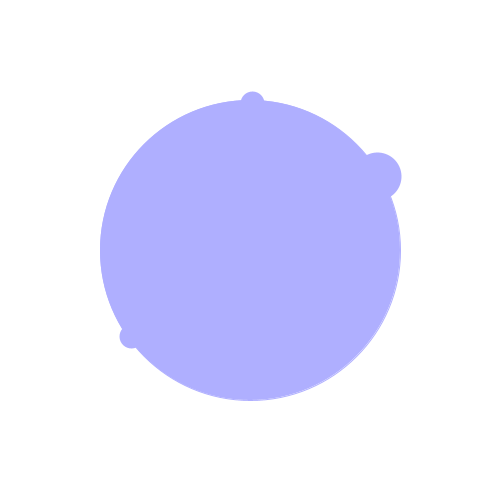
Frame 1 (no input)
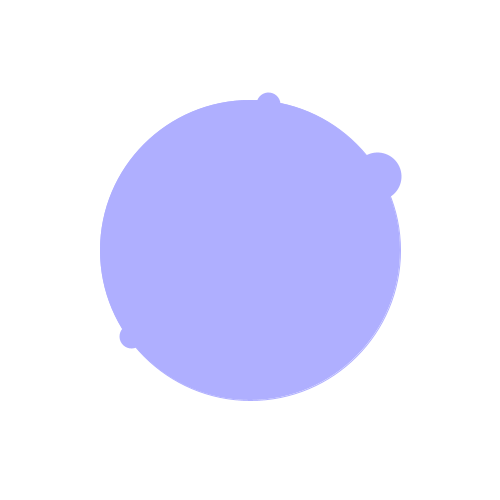
Frame 60 (the mouse pressed at the canvas centre just before this capture)
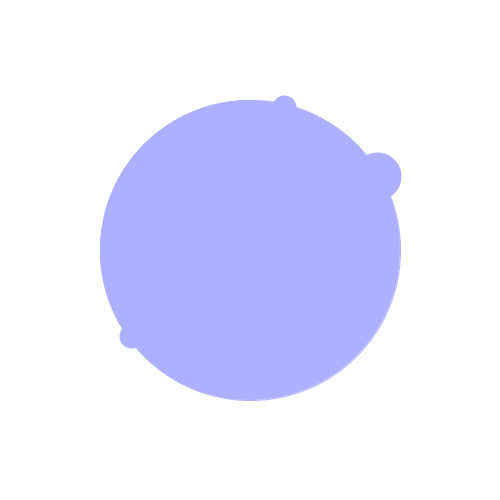
Frame 120 (the mouse held since frame 60 and released just before this capture)

The Processing sketch that drew these frames (run headless with seeded random() and noise(); from frame 60 on, the mouse is pressed at the canvas centre):

// Processing sketch: processing_169800
// ── processing_169800.pde


float msc=0;

void setup() 
{
  size(500,500);
  smooth();  
}

void draw()
{
  background(255);
  translate(width/2,height/2);
  
  // clock circle
  strokeWeight(1);
  fill (175,175,255);
  stroke(175,175,255);
  ellipse(0,0,300,300);
  
  int m = minute();
  int h = hour();
  int s = second();
 
 
  //seconds
  stroke(175,175,255);
  strokeWeight(24);
  float sy=map(millis(),0,1000,0,10);
  float radSec=(360/60000 *second())+0.6*sy;
  pushMatrix();
  rotate(radians(radSec));
  line(0,0,0,-147);
  popMatrix();
 
  // minutes
  stroke(175,175,255);
  strokeWeight(24);
  float radMin=360/60*minute();
  pushMatrix();
  rotate(radians(radMin));
  line(0,0,0,-147);
  popMatrix();
  
  // hours
  strokeWeight(48);
  float radHour=360/12*hour();
  pushMatrix();
  rotate(radians(radHour));
  line(0,0,0,-147);
  popMatrix();
}
